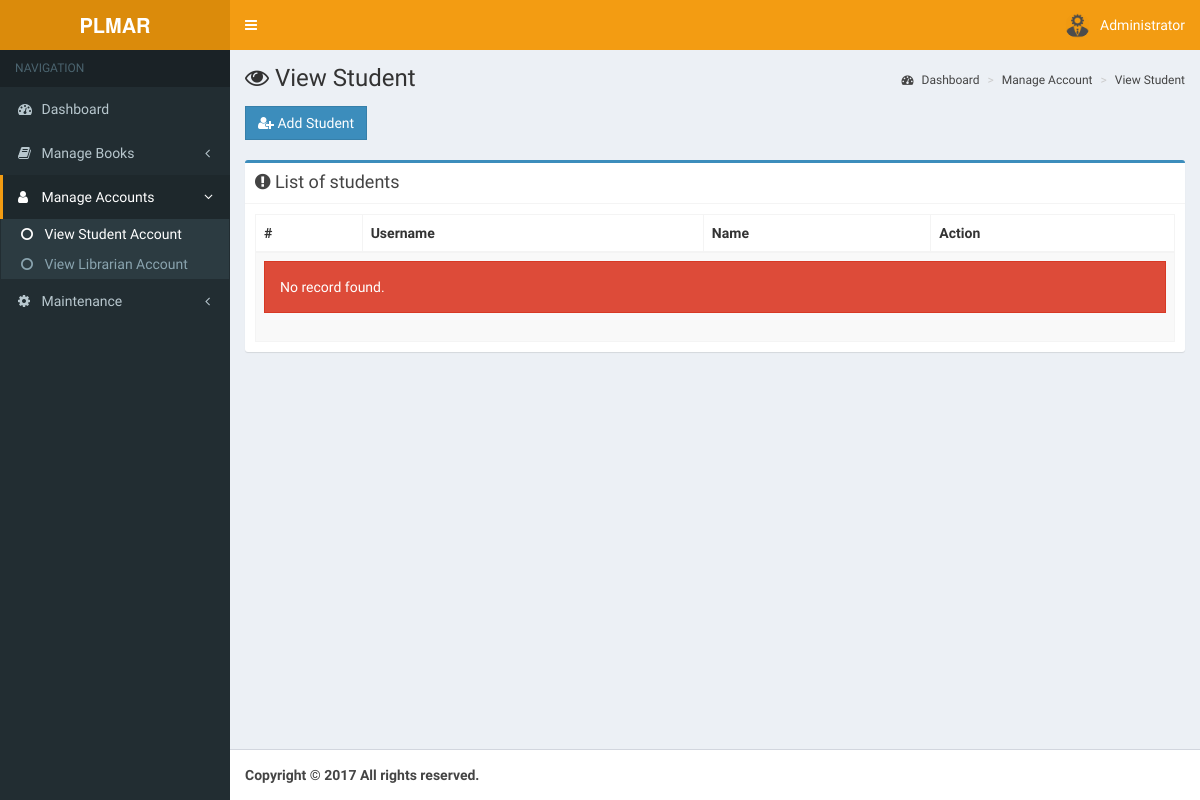
The page /pages/admin/view-students-account.php (signed in) on the database as committed earlier.
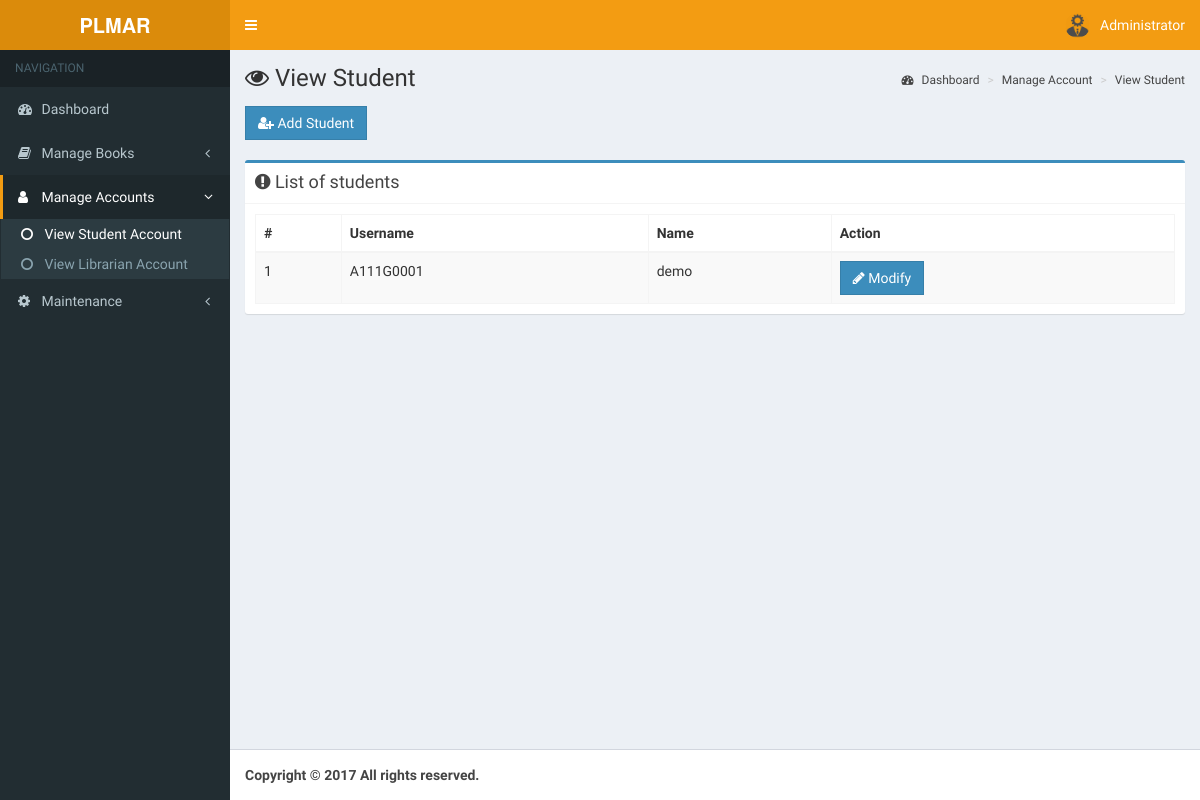
The same page on the database as committed later.
### tables this page shows
CREATE TABLE `pl_account_tbl` (
  `id` int(11) NOT NULL,
  `image` varchar(255) NOT NULL,
  `student_id` varchar(255) NOT NULL,
  `name` varchar(255) NOT NULL,
  `email` varchar(255) NOT NULL,
  `gender` varchar(255) NOT NULL,
  `branch` varchar(255) NOT NULL,
  `year` varchar(255) NOT NULL,
  `section` varchar(255) NOT NULL,
  `username` varchar(255) NOT NULL,
  `password` varchar(255) NOT NULL,
  `role` varchar(255) NOT NULL,
  `date` timestamp NOT NULL DEFAULT CURRENT_TIMESTAMP ON UPDATE CURRENT_TIMESTAMP
);

### pages/admin/view-students-account.php (the view, shortened to what the changed rows need)
<?php
include '../../functions/functions.php';
$query = $db->query("SELECT * FROM pl_account_tbl WHERE id = ".$_SESSION['admin']);
?>
<!DOCTYPE html>
<html>
<head>
  <link rel="stylesheet" href="../../bootstrap/css/bootstrap.min.css">
  <link rel="stylesheet" href="https://cdnjs.cloudflare.com/ajax/libs/font-awesome/4.5.0/css/font-awesome.min.css">
  <link rel="stylesheet" href="https://cdnjs.cloudflare.com/ajax/libs/ionicons/2.0.1/css/ionicons.min.css">
  <link rel="stylesheet" href="../../dist/css/AdminLTE.min.css">
  <link rel="stylesheet" href="../../plugins/select2/select2.min.css">
  <link rel="stylesheet" href="../../dist/css/skins/skin-yellow.min.css">
  <link rel="stylesheet" type="text/css" href="../../dist/sweetalert/dist/sweetalert.css">
  <link rel="stylesheet" type="text/css" href="../../dist/sweetalert/themes/twitter/twitter.css">
  <link href="../../plugins/datatables.net-bs/css/dataTables.bootstrap.min.css" rel="stylesheet">
  <link href="../../plugins/datatables.net-buttons-bs/css/buttons.bootstrap.min.css" rel="stylesheet">
  <link href="../../plugins/datatables.net-fixedheader-bs/css/fixedHeader.bootstrap.min.css" rel="stylesheet">
  <link href="../../plugins/datatables.net-responsive-bs/css/responsive.bootstrap.min.css" rel="stylesheet">
  <link href="../../plugins/datatables.net-scroller-bs/css/scroller.bootstrap.min.css" rel="stylesheet">
</head>
<body class="hold-transition skin-yellow sidebar-mini">
<div class="wrapper">
  <div class="content-wrapper">
    <section class="content-header">
      <h1><i class="fa fa-eye"></i> View Student</h1>
    </section>
    <section class="content">
    <br>
    <div class="row">
        <div class="col-md-12 col-xs-12">
          <div class="box box-primary">
              <div class="box-body">
                <table id="datatable-responsive" class="table table-striped table-bordered dt-responsive nowrap" cellspacing="0" width="100%">
                      <thead>
                        <tr>
                          <th>#</th>
                          <th>Username</th>
                          <th>Name</th>
                          <th>Action</th>
                        </tr>
                      </thead>
                      <tbody>
                         <?php
                            global $db;
                            $sql = "SELECT * FROM pl_account_tbl WHERE role = 1";
                            $i = 1;
                            $query = $db->query($sql);
                            $check = $query->num_rows;
                            if($check < 1) {
                              echo '<td colspan=4><div class="alert alert-danger flat">No record found.</div></td>';
                            } else {
                            while ($row = $query->fetch_object()) {
                              echo
                              '
                              <tr>
                              <td>'.$i++.'</td>
                              <td>'.$row->student_id.'</td>
                              <td>'.$row->name.'</td>
                              <td>
                              <a href="modify-student.php?username='.$row->student_id.'"
                              class="btn btn-primary flat"><i class="fa fa-pencil"></i> Modify </a></td>
                              </tr>
                              ';
                            }
                          }
                         ?>
                      </tbody>
                    </table>
              </div>
          </div>
          </div>
    </div>
    </section>
  </div>
</div>
</body>
</html>

Rows that differ between the two databases and show on the page:
added pl_account_tbl: student "A111G0001", name "demo"
Other text that changed with them:
text no longer shown: "No record found."
